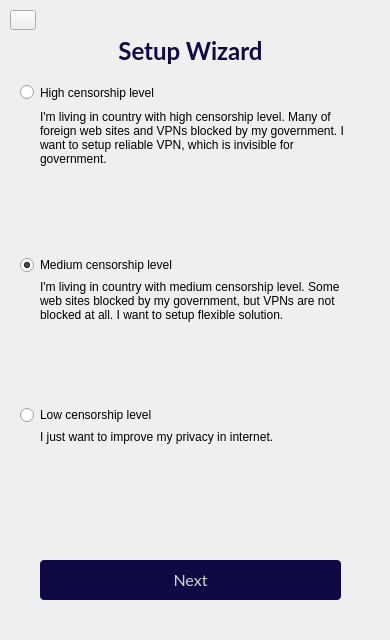
     <widget class="QWidget" name="page_setup_wizard">
      <widget class="QLabel" name="label_50">
       <property name="geometry">
        <rect>
         <x>0</x>
         <y>35</y>
         <width>381</width>
         <height>31</height>
        </rect>
       </property>
       <property name="styleSheet">
        <string notr="true">QLabel {
font-family: Lato;
font-style: normal;
font-weight: bold;
font-size: 24px;
color: #100A44;
}
</string>
       </property>
       <property name="text">
        <string>Setup Wizard</string>
       </property>
       <property name="alignment">
        <set>Qt::AlignCenter</set>
       </property>
       <property name="wordWrap">
        <bool>true</bool>
       </property>
      </widget>
      <widget class="QPushButton" name="pushButton_back_from_setup_wizard">
       <property name="geometry">
        <rect>
         <x>10</x>
         <y>10</y>
         <width>26</width>
         <height>20</height>
        </rect>
       </property>
       <property name="cursor">
        <cursorShape>PointingHandCursor</cursorShape>
       </property>
       <property name="styleSheet">
        <string notr="true">QPushButton {
	image: url(:/images/arrow_right.png);
	image-position: left;
	text-align: left;
    /*font: 17pt &quot;Ancient&quot;;*/

	padding: 1px;
	image: url(:/images/arrow_left.png);
}
QPushButton:hover {
	padding: 0px;
}

</string>
       </property>
       <property name="text">
        <string/>
       </property>
      </widget>
      <widget class="QWidget" name="widget_5" native="true">
       <property name="geometry">
        <rect>
         <x>10</x>
         <y>70</y>
         <width>361</width>
         <height>561</height>
        </rect>
       </property>
       <widget class="QRadioButton" name="radioButton_setup_wizard_high">
        <property name="geometry">
         <rect>
          <x>10</x>
          <y>10</y>
          <width>331</width>
          <height>25</height>
         </rect>
        </property>
        <property name="text">
         <string>High censorship level</string>
        </property>
       </widget>
       <widget class="QRadioButton" name="radioButton_setup_wizard_medium">
        <property name="geometry">
         <rect>
          <x>10</x>
          <y>180</y>
          <width>331</width>
          <height>30</height>
         </rect>
        </property>
        <property name="text">
         <string>Medium censorship level</string>
        </property>
        <property name="checked">
         <bool>true</bool>
        </property>
       </widget>
       <widget class="QRadioButton" name="radioButton_setup_wizard_low">
        <property name="geometry">
         <rect>
          <x>10</x>
          <y>330</y>
          <width>331</width>
          <height>30</height>
         </rect>
        </property>
        <property name="text">
         <string>Low censorship level</string>
        </property>
       </widget>
       <widget class="QLabel" name="label_51">
        <property name="geometry">
         <rect>
          <x>30</x>
          <y>40</y>
          <width>321</width>
          <height>121</height>
         </rect>
        </property>
        <property name="text">
         <string>I'm living in country with high censorship level. Many of foreign web sites and VPNs blocked by my government. I want to setup reliable VPN, which is invisible for government.</string>
        </property>
        <property name="alignment">
         <set>Qt::AlignLeading|Qt::AlignLeft|Qt::AlignTop</set>
        </property>
        <property name="wordWrap">
         <bool>true</bool>
        </property>
        <property name="textInteractionFlags">
         <set>Qt::LinksAccessibleByMouse|Qt::TextSelectableByMouse</set>
        </property>
       </widget>
       <widget class="QLabel" name="label_52">
        <property name="geometry">
         <rect>
          <x>30</x>
          <y>210</y>
          <width>321</width>
          <height>101</height>
         </rect>
        </property>
        <property name="text">
         <string>I'm living in country with medium censorship level. Some web sites blocked by my government, but VPNs are not blocked at all. I want to setup flexible solution.</string>
        </property>
        <property name="alignment">
         <set>Qt::AlignLeading|Qt::AlignLeft|Qt::AlignTop</set>
        </property>
        <property name="wordWrap">
         <bool>true</bool>
        </property>
        <property name="textInteractionFlags">
         <set>Qt::LinksAccessibleByMouse|Qt::TextSelectableByMouse</set>
        </property>
       </widget>
       <widget class="QLabel" name="label_57">
        <property name="geometry">
         <rect>
          <x>30</x>
          <y>360</y>
          <width>321</width>
          <height>51</height>
         </rect>
        </property>
        <property name="text">
         <string>I just want to improve my privacy in internet. </string>
        </property>
        <property name="alignment">
         <set>Qt::AlignLeading|Qt::AlignLeft|Qt::AlignTop</set>
        </property>
        <property name="wordWrap">
         <bool>true</bool>
        </property>
        <property name="textInteractionFlags">
         <set>Qt::LinksAccessibleByMouse|Qt::TextSelectableByMouse</set>
        </property>
       </widget>
       <widget class="QPushButton" name="pushButton_setup_wizard_next">
        <property name="geometry">
         <rect>
          <x>30</x>
          <y>490</y>
          <width>301</width>
          <height>40</height>
         </rect>
        </property>
        <property name="cursor">
         <cursorShape>PointingHandCursor</cursorShape>
        </property>
        <property name="styleSheet">
         <string notr="true">QPushButton {
color:rgb(212, 212, 212);
border-radius: 4px;

font-family: Lato;
font-style: normal;
font-weight: normal;
font-size: 16px;
line-height: 21px;

background: #100A44;
border-radius: 4px;
}
QPushButton:hover {
background: #211966;
}</string>
        </property>
        <property name="text">
         <string>Next</string>
        </property>
       </widget>
      </widget>
     </widget>
